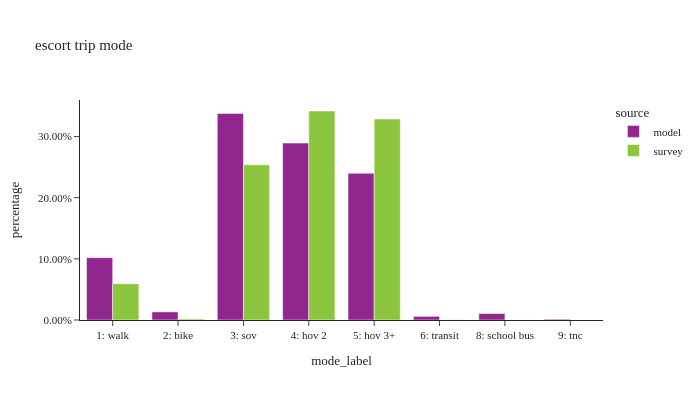

The notebook cell saved with this chart:
### Code cell
df_plot = (
    es_trip.group_by(['source', 'mode_label'])
    .agg([
        pl.col('trexpfac').sum().alias('trexpfac'),
        pl.col('trexpfac').count().alias('sample count')
    ])
    .with_columns(
        (pl.col('trexpfac') / pl.col('trexpfac').sum().over(['source'])).alias('percentage')
    )
)

df_plot_pd = df_plot.sort(['source']).to_pandas()

fig = px.bar(df_plot_pd, x="mode_label", y="percentage", color="source",
             barmode="group",hover_data=['sample count'],title="escort trip mode")
fig.update_layout(height=400, width=700, font=dict(size=11),
                  xaxis = dict(dtick = 1, categoryorder='category ascending'),
                  yaxis=dict(tickformat=".2%"))
fig.show()

### Figure 1 — Plotly figure (JSON) as saved in the notebook; plotly's stock layout.template omitted (floating-point values rounded to 4 significant figures)
{"data": [{"alignmentgroup": "True", "customdata": [[562329], [2091], [22002], [169759], [9925], [17597], [481776], [399457]], "hovertemplate": "source=model<br>mode_label=%{x}<br>percentage=%{y}<br>sample count=%{customdata[0]}<extra></extra>", "legendgroup": "model", "marker": {"color": "#91268F", "pattern": {"shape": ""}}, "name": "model", "offsetgroup": "model", "orientation": "v", "showlegend": true, "textposition": "auto", "type": "bar", "x": ["3: sov", "9: tnc", "2: bike", "1: walk", "6: transit", "8: school bus", "4: hov 2", "5: hov 3+"], "xaxis": "x", "y": [0.3377, 0.001256, 0.01321, 0.102, 0.005961, 0.01057, 0.2894, 0.2399], "yaxis": "y"}, {"alignmentgroup": "True", "customdata": [[5], [510], [3], [9], [24], [358], [138], [413]], "hovertemplate": "source=survey<br>mode_label=%{x}<br>percentage=%{y}<br>sample count=%{customdata[0]}<extra></extra>", "legendgroup": "survey", "marker": {"color": "#8CC63E", "pattern": {"shape": ""}}, "name": "survey", "offsetgroup": "survey", "orientation": "v", "showlegend": true, "textposition": "auto", "type": "bar", "x": ["6: transit", "4: hov 2", "8: school bus", null, "2: bike", "3: sov", "1: walk", "5: hov 3+"], "xaxis": "x", "y": [0.0002979, 0.3418, 0.0001531, 0.01418, 0.001828, 0.2537, 0.05932, 0.3287], "yaxis": "y"}], "layout": {"barmode": "group", "font": {"size": 11}, "height": 400, "legend": {"title": {"text": "source"}, "tracegroupgap": 0}, "title": {"text": "escort trip mode"}, "width": 700, "xaxis": {"anchor": "y", "categoryorder": "category ascending", "domain": [0.0, 1.0], "dtick": 1, "title": {"text": "mode_label"}}, "yaxis": {"anchor": "x", "domain": [0.0, 1.0], "tickformat": ".2%", "title": {"text": "percentage"}}}}
